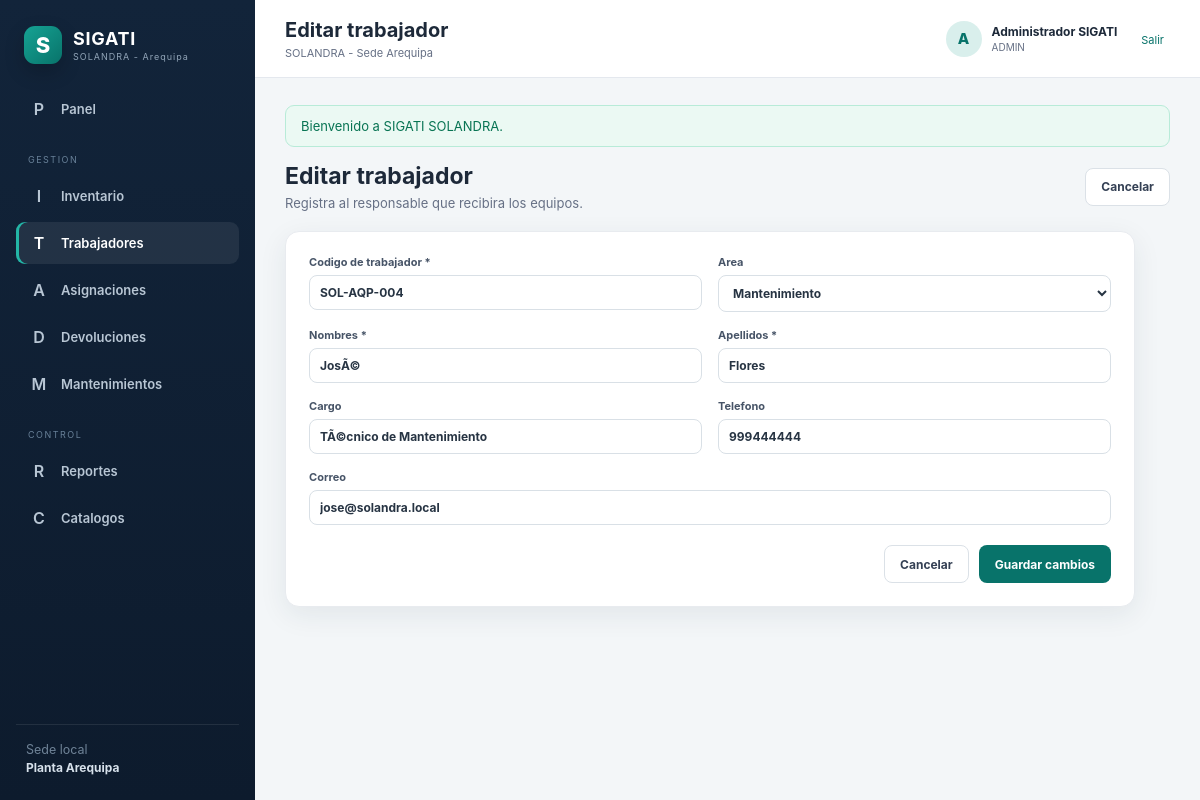
/sigati_solandra/public/trabajadores/4/editar (signed in), run on an earlier commit of the app's database.
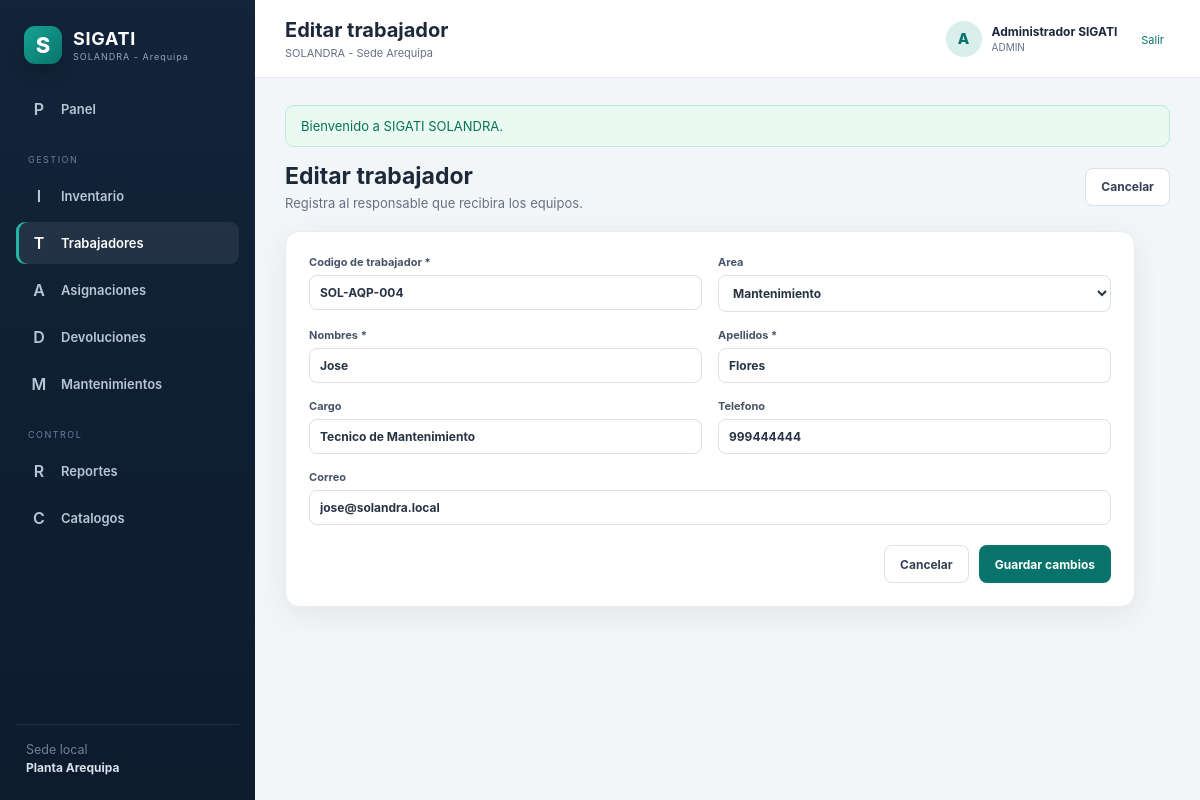
And on a later commit of the database.
### tables this page shows
CREATE TABLE trabajadores (
  id INT UNSIGNED AUTO_INCREMENT PRIMARY KEY,
  codigo_trabajador VARCHAR(50) NOT NULL UNIQUE,
  nombres VARCHAR(100) NOT NULL,
  apellidos VARCHAR(100) NOT NULL,
  correo VARCHAR(150) NULL,
  telefono VARCHAR(30) NULL,
  cargo VARCHAR(120) NULL,
  area_id INT UNSIGNED NULL,
  activo TINYINT(1) NOT NULL DEFAULT 1,
  creado_en TIMESTAMP NOT NULL DEFAULT CURRENT_TIMESTAMP,
  actualizado_en TIMESTAMP NULL DEFAULT CURRENT_TIMESTAMP ON UPDATE CURRENT_TIMESTAMP,
  INDEX ix_employees_name (apellidos,nombres),
  CONSTRAINT fk_employees_area FOREIGN KEY (area_id) REFERENCES areas(id)
);

### app/Vistas/trabajadores.php (called while the page is built, shortened)
<?php
$modo = $modo ?? 'listado';
$areas = $areas ?? [];
$parciales = [
    'listado' => 'index',
    'formulario' => 'formulario',
];
$parcial = $parciales[$modo] ?? $parciales['listado'];
$rutaParcial = __DIR__.'/trabajadores/'.$parcial.'.php';
require $rutaParcial;

### app/Controladores/TrabajadorControlador.php (called while the page is built, shortened)
<?php
final class TrabajadorControlador extends Controlador
{
    private Trabajador $modelo;
    private Catalogo $catalogo;
    public function __construct()
    {
        $this->modelo = new Trabajador();
        $this->catalogo = new Catalogo();
    }
    public function editar(string $id): void
    {
        $trabajador = $this->modelo->buscar((int) $id);
        $this->vista('trabajadores', [
            'modo' => 'formulario',
            'titulo' => 'Editar trabajador',
            'registro' => $trabajador,
            'areas' => $this->catalogo->listar('areas'),
        ]);
    }
}

### public/index.php (called while the page is built, shortened)
<?php
$root = dirname(__DIR__);
require $root.'/app/Nucleo/nucleo.php';
require $root.'/app/Nucleo/ayudantes.php';
$router = new Router();
$router->get('/ingreso', [AutenticacionControlador::class, 'formularioIngreso']);
$router->post('/ingreso', [AutenticacionControlador::class, 'ingresar']);
$router->post('/salir', [AutenticacionControlador::class, 'salir']);
$router->get('/', [PanelControlador::class, 'inicio']);
$router->get('/activos', [ActivoControlador::class, 'listado']);
$router->get('/activos/crear', [ActivoControlador::class, 'crear']);
$router->post('/activos', [ActivoControlador::class, 'guardar']);
$router->get('/activos/importar', [ActivoControlador::class, 'formularioImportacion']);
$router->post('/activos/importar', [ActivoControlador::class, 'importarCsv']);
$router->get('/activos/{id}/editar', [ActivoControlador::class, 'editar']);
$router->post('/activos/{id}', [ActivoControlador::class, 'actualizar']);
$router->get('/activos/{id}/qr', [CodigoQrControlador::class, 'ver']);
$router->get('/activos/{id}', [ActivoControlador::class, 'ver']);
$router->get('/trabajadores', [TrabajadorControlador::class, 'listado']);
$router->get('/trabajadores/crear', [TrabajadorControlador::class, 'crear']);
$router->post('/trabajadores', [TrabajadorControlador::class, 'guardar']);
$router->get('/trabajadores/{id}/editar', [TrabajadorControlador::class, 'editar']);
$router->post('/trabajadores/{id}', [TrabajadorControlador::class, 'actualizar']);
$router->get('/asignaciones', [AsignacionControlador::class, 'listado']);
$router->get('/asignaciones/crear', [AsignacionControlador::class, 'crear']);
$router->post('/asignaciones', [AsignacionControlador::class, 'guardar']);
$router->get('/asignaciones/{id}/imprimir', [AsignacionControlador::class, 'imprimir']);
$router->get('/asignaciones/{id}/pdf', [AsignacionControlador::class, 'pdf']);
$router->get('/asignaciones/{id}', [AsignacionControlador::class, 'ver']);
$router->get('/devoluciones', [DevolucionControlador::class, 'listado']);
$router->get('/devoluciones/crear', [DevolucionControlador::class, 'crear']);
$router->post('/devoluciones', [DevolucionControlador::class, 'guardar']);
$router->get('/devoluciones/{id}/imprimir', [DevolucionControlador::class, 'imprimir']);
$router->get('/devoluciones/{id}/pdf', [DevolucionControlador::class, 'pdf']);
$router->get('/devoluciones/{id}', [DevolucionControlador::class, 'ver']);
$router->get('/mantenimientos', [MantenimientoControlador::class, 'listado']);
$router->get('/mantenimientos/crear', [MantenimientoControlador::class, 'crear']);
$router->post('/mantenimientos', [MantenimientoControlador::class, 'guardar']);
$router->post('/mantenimientos/{id}/cerrar', [MantenimientoControlador::class, 'cerrar']);
$router->get('/catalogos', [CatalogoControlador::class, 'listado']);
$router->post('/catalogos/{table}', [CatalogoControlador::class, 'guardar']);
$router->get('/reportes/inventario', [ReporteControlador::class, 'inventario']);
$router->get('/reportes/inventario/csv', [ReporteControlador::class, 'exportarCsv']);
$router->dispatch();

### app/Nucleo/ayudantes.php (called while the page is built, shortened)
<?php
function config(string $clave, mixed $default = null): mixed
{
    return Config::obtener($clave, $default);
}
function url(string $ruta = ''): string
{
    $base = rtrim((string) config('aplicacion.url_base'), '/');
    return $base.($ruta !== '' ? '/'.ltrim($ruta, '/') : '');
}
function e(mixed $valor): string
{
    return htmlspecialchars((string) $valor, ENT_QUOTES, 'UTF-8');
}
function old(string $clave, mixed $default = ''): mixed
{
    return $_SESSION['_old'][$clave] ?? $default;
}
function selected(mixed $actual, mixed $esperado): string
{
    return (string) $actual === (string) $esperado ? 'selected' : '';
}

### app/Modelos/ModeloBase.php (called while the page is built, shortened)
<?php
abstract class ModeloBase
{
    public function __construct()
    {
        $this->db = BD::pdo();
    }
}

### config/base_datos.php (called while the page is built)
<?php
return [
    'servidor' => getenv('DB_HOST') ?: '127.0.0.1',
    'puerto' => getenv('DB_PORT') ?: '3306',
    'nombre' => getenv('DB_DATABASE') ?: 'sigati_solandra',
    'usuario' => getenv('DB_USERNAME') ?: 'root',
    'clave' => getenv('DB_PASSWORD') ?: '',
    'codificacion' => getenv('DB_CHARSET') ?: 'utf8mb4',
];

### app/Modelos/Trabajador.php (called while the page is built, shortened)
<?php
final class Trabajador extends ModeloBase
{
    public function buscar(int $id): ?array
    {
        $consulta = $this->db->prepare('SELECT * FROM trabajadores WHERE id = ?');
        $consulta->execute([$id]);
        return $consulta->fetch() ?: null;
    }
}

### app/Modelos/Catalogo.php (called while the page is built, shortened)
<?php
final class Catalogo extends ModeloBase
{
    public function listar(string $tabla): array
    {
        return $this->db
            ->query("SELECT * FROM $tabla WHERE activo = 1 ORDER BY nombre")
            ->fetchAll();
    }
}

### app/Vistas/trabajadores/formulario.php (the view, shortened to what the changed rows need)
<?php $isEdit = !empty($registro); ?>
    <div class="page-actions">
        <div>
            <h2><?= $isEdit ? 'Editar trabajador' : 'Nuevo trabajador' ?></h2>
            <p>Registra al responsable que recibira los equipos.</p>
        </div>
        <a class="btn btn-light" href="<?= url('trabajadores') ?>">Cancelar</a>
    </div>
    <form
        class="form-card compact-card"
        method="post"
        action="<?= $isEdit ? url('trabajadores/'.$registro['id']) : url('trabajadores') ?>"
    >
        <div class="form-grid cols-2">
            <label>
                Codigo de trabajador *
                <input
                    name="codigo_trabajador"
                    required
                    value="<?= e(old('codigo_trabajador', $registro['codigo_trabajador'] ?? '')) ?>"
                >
            </label>
            <label>
                Area
                <select name="area_id">
                    <?php foreach ($areas as $area): ?>
                        <option
                            value="<?= $area['id'] ?>"
                            <?= selected(old('area_id', $registro['area_id'] ?? ''), $area['id']) ?>
                        >
                            <?= e($area['nombre']) ?>
                        </option>
                    <?php endforeach; ?>
                </select>
            </label>
            <label>
                Nombres *
                <input name="nombres" required value="<?= e(old('nombres', $registro['nombres'] ?? '')) ?>">
            </label>
            <label>
                Apellidos *
                <input name="apellidos" required value="<?= e(old('apellidos', $registro['apellidos'] ?? '')) ?>">
            </label>
            <label>
                Cargo
                <input name="cargo" value="<?= e(old('cargo', $registro['cargo'] ?? '')) ?>">
            </label>
            <label>
                Telefono
                <input name="telefono" value="<?= e(old('telefono', $registro['telefono'] ?? '')) ?>">
            </label>
            <label class="span-2">
                Correo
                <input type="email" name="correo" value="<?= e(old('correo', $registro['correo'] ?? '')) ?>">
            </label>
        </div>
        <div class="form-footer">
            <a class="btn btn-light" href="<?= url('trabajadores') ?>">Cancelar</a>
            <button class="btn btn-primary">
                <?= $isEdit ? 'Guardar cambios' : 'Registrar trabajador' ?>
            </button>
        </div>
    </form>

### app/Nucleo/nucleo.php (shortened to what the changed rows need)
<?php
final class Config
{
    private static array $datos = [];
    public static function obtener(string $clave, mixed $default = null): mixed
    {
        [$archivo, $registro] = array_pad(explode('.', $clave, 2), 2, null);
        if (!isset(self::$datos[$archivo])) {
            $ruta = dirname(__DIR__, 2).'/config/'.$archivo.'.php';
            self::$datos[$archivo] = require $ruta;
        }
        return $registro === null
            ? self::$datos[$archivo]
            : (self::$datos[$archivo][$registro] ?? $default);
    }
}
final class BD
{
    private static ?PDO $pdo = null;
    public static function pdo(): PDO
    {
        if (self::$pdo instanceof PDO) {
            return self::$pdo;
        }
        $config = Config::obtener('base_datos');
        $dsn = sprintf(
            'mysql:host=%s;port=%s;dbname=%s;charset=%s',
            $config['servidor'],
            $config['puerto'],
            $config['nombre'],
            $config['codificacion']
        );
        self::$pdo = new PDO($dsn, $config['usuario'], $config['clave'], [
            PDO::ATTR_ERRMODE => PDO::ERRMODE_EXCEPTION,
            PDO::ATTR_DEFAULT_FETCH_MODE => PDO::FETCH_ASSOC,
            PDO::ATTR_EMULATE_PREPARES => false,
        ]);
        return self::$pdo;
    }
}
final class Vista
{
    public static function renderizar(string $vista, array $datos = [], string $plantilla = 'plantilla'): void
    {
        $archivo = dirname(__DIR__).'/Vistas/'.$vista.'.php';
        extract($datos, EXTR_SKIP);
        require $archivo;
    }
}
abstract class Controlador
{
    protected function vista(string $vista, array $datos = [], string $plantilla = 'plantilla'): void
    {
        Vista::renderizar($vista, $datos, $plantilla);
    }
}
final class Router
{
    private array $rutas = [];
    public function get(string $ruta, array $manejador): void
    {
        $this->rutas[] = ['GET', $ruta, $manejador];
    }
    public function post(string $ruta, array $manejador): void
    {
        $this->rutas[] = ['POST', $ruta, $manejador];
    }
    public function dispatch(): void
    {
        $metodo = $_SERVER['REQUEST_METHOD'];
        $uri = parse_url($_SERVER['REQUEST_URI'], PHP_URL_PATH) ?: '/';
        $base = rtrim((string) Config::obtener('aplicacion.url_base'), '/');
        if ($base !== '' && str_starts_with($uri, $base)) {
            $uri = substr($uri, strlen($base));
        }
        $uri = '/'.trim($uri, '/');
        foreach ($this->rutas as [$metodoRuta, $ruta, $manejador]) {
            if ($metodoRuta !== $metodo) {
                continue;
            }
            $pattern = '#^'.preg_replace(
                '#\{[a-zA-Z_][a-zA-Z0-9_]*\}#',
                '([^/]+)',
                rtrim($ruta, '/')
            ).'/?$#';
            if (preg_match($pattern, $uri, $coincidencias)) {
                array_shift($coincidencias);
                [$clase, $accion] = $manejador;
                (new $clase())->$accion(...$coincidencias);
                return;
            }
        }
    }
}

What changed in the data, as far as the page shows it:
changed trabajadores "SOL-AQP-004": nombres "JosÃ©" → "Jose"; cargo "TÃ©cnico de Mantenimiento" → "Tecnico de Mantenimiento"
